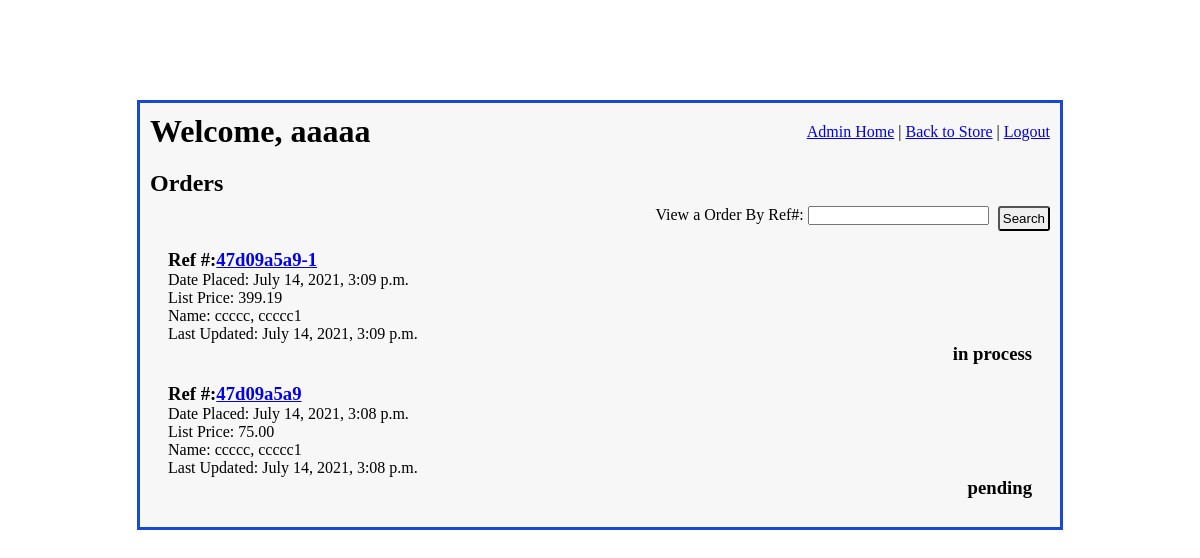
The page /admin_access/orders_display (signed in) on the database as committed earlier.
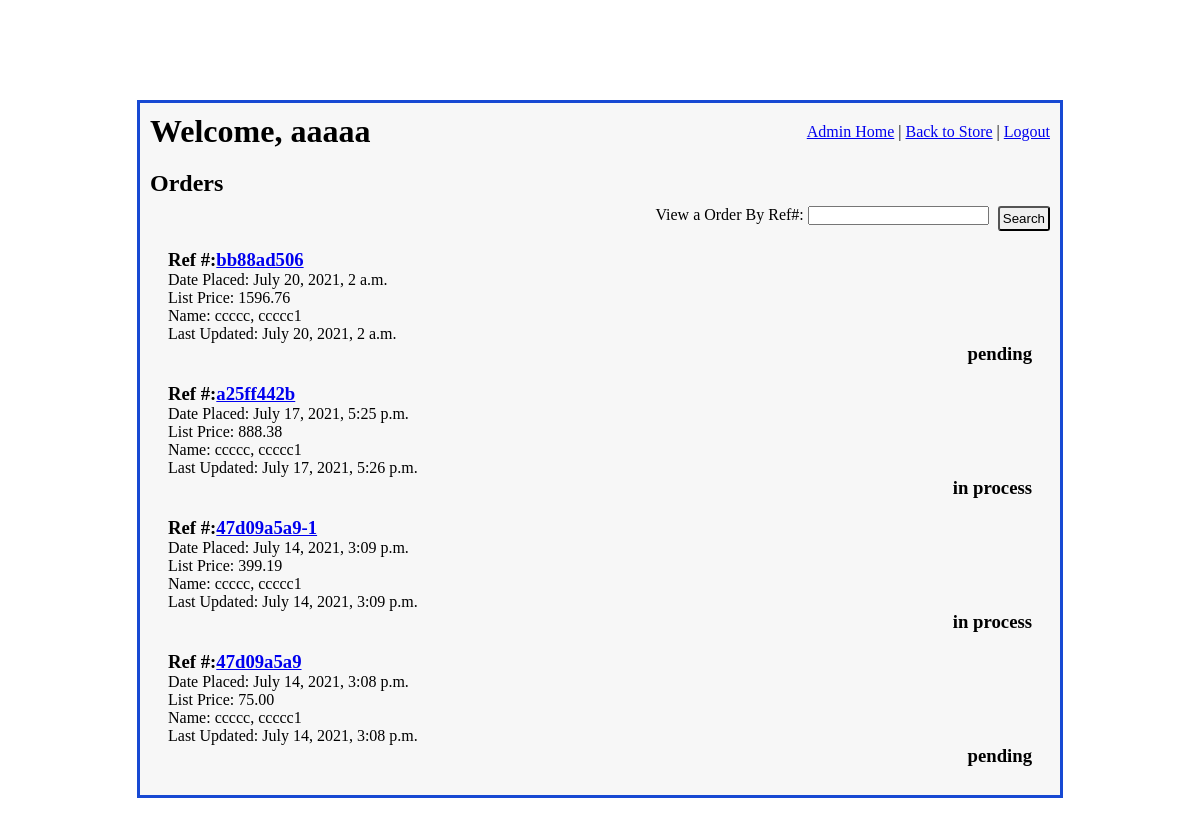
The same page on the database as committed later.
### imgfield_app/models.py (models this page shows)
class Order(models.Model):
    ordered_by = models.ForeignKey(
        User,
        related_name="user_orders",
        on_delete=models.CASCADE
    )
    contact_info =  models.ForeignKey(
        ContactInfo,
        related_name="orders",
        on_delete = models.CASCADE,
        null=True, blank=True,
    )
    ref_number = models.CharField(max_length=10)
    total_price = models.DecimalField(decimal_places=2, max_digits=10, null=True, blank=True)
    status = models.CharField(max_length=27)
    special_instructions = models.TextField(null=True, blank=True)
    office_notes = models.TextField(null=True, blank=True)
    created_at = models.DateTimeField(auto_now_add=True)
    updated_at = models.DateTimeField(auto_now=True)
    objects = OrderManager()

class User(models.Model):
    first_name = models.CharField(max_length=45)
    last_name = models.CharField(max_length=60)
    email = models.CharField(max_length=60)
    password = models.CharField(max_length=60)
    security_level = models.IntegerField()
    created_at = models.DateTimeField(auto_now_add=True)
    updated_at = models.DateTimeField(auto_now=True)
    objects = UserManager()

### admin_app/views.py (the view)
# urls.py: path('orders_display', views.orders_display),
def orders_display(request):
    if 'user_id' in request.session:
        logged_user = User.objects.get(id=request.session['user_id'])
        if logged_user.security_level > 4:
            all_active_orders= Order.objects.exclude(status = "archived").order_by('-created_at')
            context = {
                'logged_user': logged_user,
                'all_active_orders': all_active_orders
            }
        return render(request, "orders_display.html", context)
    return redirect("/")

### admin_app/templates/orders_display.html (shortened to what this page needs)
<!DOCTYPE html>
<html lang="en">
<head>
    {% load static %}
    <link rel="stylesheet" href="{% static 'css/admin_main.css' %}">
    <link rel="stylesheet" href="{% static 'css/quotes_display.css' %}">
</head>
<body>
    <div id="wrapper">
        <div id="header">
            <h1>Welcome, {{ logged_user.first_name }}</h1>
            <div id="links">
                <a href="/admin_access">Admin Home</a>  |
                <a href="/">Back to Store</a>  |
                <a href="/signon/logout">Logout</a>
            </div>
        </div>
        <div id="content">
            <h2>Orders</h2>
            <form action="/admin_access/find_order" method="POST">
                <p>View a Order By Ref#: <input type="text" name="order_ref_num"></p>
                <button type="submit">Search</button>
            </form>
            <div id="quotes">
                {% for order in all_active_orders %}
                    <div class="quote_pod">
                        <div class="quote_info">
                            <h3>Ref #:<a href="/admin_access/view_order/{{ order.id }}">{{ order.ref_number }}</a></h3>
                            <p>Date Placed: {{ order.created_at }}</p>
                            <p>List Price: {{order.total_price }}</p>
                            <p>Name: {{ order.ordered_by.last_name }}, {{ order.ordered_by.first_name }}</p>
                            <p>Last Updated: {{ order.updated_at }}</p>
                        </div>
                        <div class="quote_status">
                            <h3 class="status">{{ order.status }}</h3>
                        </div>
                    </div>
                {% endfor%}
            </div>
        </div>
    </div>
</body>
</html>

Rows that differ between the two databases and show on the page:
added Order: ref_number "bb88ad506", created_at "July 20, 2021, 2 a.m.", total_price "1596.76", ordered_by.last_name "ccccc", ordered_by.first_name "ccccc1", updated_at "July 20, 2021, 2 a.m.", status "pending"
added Order: ref_number "a25ff442b", created_at "July 17, 2021, 5:25 p.m.", total_price "888.38", ordered_by.last_name "ccccc", ordered_by.first_name "ccccc1", updated_at "July 17, 2021, 5:26 p.m.", status "in process"
